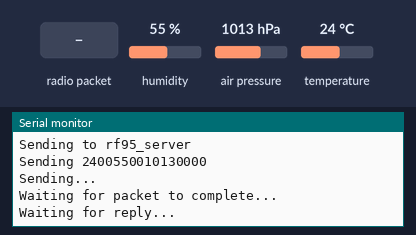
Bench run of a sketch on a simulated Arduino Uno, built with avr-gcc and run on an emulated ATmega328P. On the bench: the last lines printed to the serial monitor. The inputs (shaded band) are chosen by the test bench; at power-on: humidity 55 %, air pressure 1013 hPa, temperature 24 °C. No radio packets arrive unless stated.

Above: at 1.3 s.
1.4 s: radio packet "1" arrives
At 7.1 s:
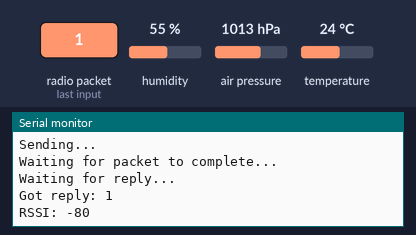
8.0 s: humidity set to 22 %
9.5 s: air pressure set to 952 hPa
11.0 s: temperature set to 12 °C
At 12.3 s:
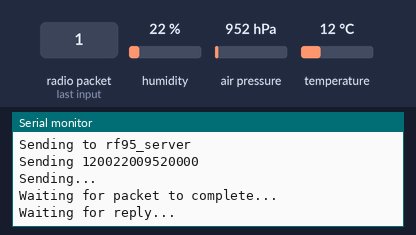
12.5 s: radio packet "0" arrives
At 13.7 s:
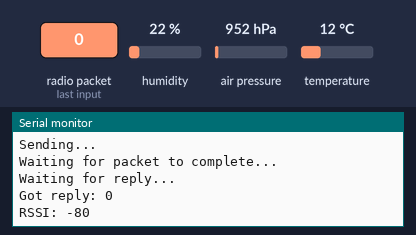

Measured:
- after the input at 1.4 s, the serial monitor: prints a new line after 5.2 s (image 1)
- after the input at 11.0 s, the serial monitor: prints a new line after 0.55 s (image 2)
- after the input at 12.5 s, the serial monitor: prints a new line at once (image 3)

The sketch:

Lora_Send_Test_BME.ino
```cpp
// LoRa 9x_TX
// -*- mode: C++ -*-
// Example sketch showing how to create a simple messaging client (transmitter)
// with the RH_RF95 class. RH_RF95 class does not provide for addressing or
// reliability, so you should only use RH_RF95 if you do not need the higher
// level messaging abilities.
// It is designed to work with the other example LoRa9x_RX

#include <SPI.h>
#include <RH_RF95.h>
#include <Wire.h>
#include <SPI.h>
#include <Adafruit_Sensor.h>
#include <Adafruit_BME280.h>

#define RFM95_CS 10
#define RFM95_RST 9
#define RFM95_INT 2

#define SEALEVELPRESSURE_HPA (1013.25)
Adafruit_BME280 bme; // I2C
unsigned long delayTime;

// Change to 434.0 or other frequency, must match RX's freq!
#define RF95_FREQ 868.0

// Singleton instance of the radio driver
RH_RF95 rf95(RFM95_CS, RFM95_INT);

void setup()
{
  pinMode(RFM95_RST, OUTPUT);
  digitalWrite(RFM95_RST, HIGH);

  while (!Serial);
  Serial.begin(9600);
  delay(100);

  Serial.println("Arduino LoRa TX Test!");

  // manual reset
  digitalWrite(RFM95_RST, LOW);
  delay(10);
  digitalWrite(RFM95_RST, HIGH);
  delay(10);

  while (!rf95.init()) {
    Serial.println("LoRa radio init failed");
    while (1);
  }
  Serial.println("LoRa radio init OK!");

  // Defaults after init are 434.0MHz, modulation GFSK_Rb250Fd250, +13dbM
  if (!rf95.setFrequency(RF95_FREQ)) {
    Serial.println("setFrequency failed");
    while (1);
  }
  Serial.print("Set Freq to: "); Serial.println(RF95_FREQ);

  // Defaults after init are 434.0MHz, 13dBm, Bw = 125 kHz, Cr = 4/5, Sf = 128chips/symbol, CRC on

  // The default transmitter power is 13dBm, using PA_BOOST.
  // If you are using RFM95/96/97/98 modules which uses the PA_BOOST transmitter pin, then
  // you can set transmitter powers from 5 to 23 dBm:
  rf95.setTxPower(23, false);
    if (! bme.begin()) {
        Serial.println("Could not find a valid BME280 sensor, check wiring!");
        while (1);
    }
}

int16_t packetnum = 0;  // packet counter, we increment per xmission

void loop()
{
  printValues();
  Serial.println("Sending to rf95_server");
  // Send a message to rf95_server
  int temp = int(bme.readTemperature()*100);
  int hum = int(bme.readHumidity()*100);
  long p = long(bme.readPressure()*100);
  // char radiopacket[20] = "Hello World #      ";
  char radiopacket[20];

  itoa(temp, radiopacket, 10);
  itoa(hum, radiopacket+4, 10);
  ltoa(p, radiopacket+8, 10);
  Serial.print("Sending "); Serial.println(radiopacket);
  //radiopacket[19] = 0;

  Serial.println("Sending..."); delay(10);
  rf95.send((uint8_t *)radiopacket, 20);

  Serial.println("Waiting for packet to complete..."); delay(10);
  rf95.waitPacketSent();
  // Now wait for a reply
  uint8_t buf[RH_RF95_MAX_MESSAGE_LEN];
  uint8_t len = sizeof(buf);

  Serial.println("Waiting for reply..."); delay(10);
  if (rf95.waitAvailableTimeout(1000))
  {
    // Should be a reply message for us now
    if (rf95.recv(buf, &len))
   {
      Serial.print("Got reply: ");
      Serial.println((char*)buf);
      Serial.print("RSSI: ");
      Serial.println(rf95.lastRssi(), DEC);
    }
    else
    {
      Serial.println("Receive failed");
    }
  }
  else
  {
    Serial.println("No reply, is there a listener around?");
  }
  delay(5000);
}

void printValues() {
    Serial.print("Temperature = ");
    Serial.print(bme.readTemperature());
    Serial.println(" *C");

    Serial.print("Pressure = ");
    Serial.print(bme.readPressure() / 100.0F);
    Serial.println(" hPa");

    //Serial.print("Approx. Altitude = ");
    //Serial.print(bme.readAltitude(SEALEVELPRESSURE_HPA));
    //Serial.println(" m");

    Serial.print("Humidity = ");
    Serial.print(bme.readHumidity());
    Serial.println(" %");

    Serial.println();
}
```
